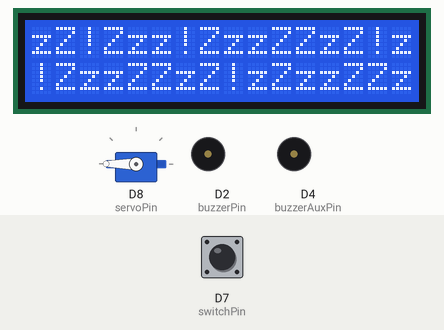
Simulated run of this sketch. Board: ESP8266 (NodeMCU). Parts: servo, 16×2 character LCD, buzzer (waves = sounding, pin HIGH). The test bench sets the inputs (shaded band); at power-on: D7 (switchPin) LOW. What the sketch prints to the serial monitor is not drawn.

Above: at 1.2 s.
1.3 s: D7 (switchPin) pulled HIGH for 0.15 s
At 2.8 s:
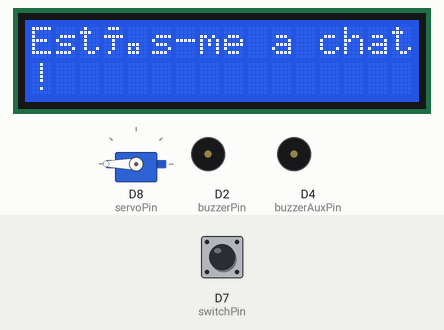
4.4 s: D7 (switchPin) pulled HIGH for 1 s
At 4.8 s:
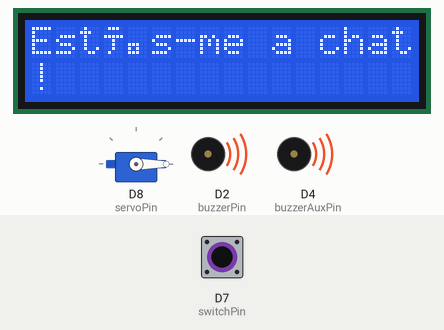
8.4 s: D7 (switchPin) pulled HIGH for 0.15 s
At 9.7 s:
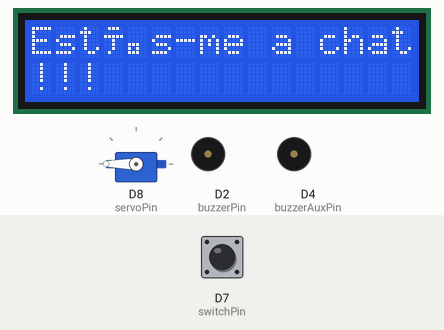
10.7 s: D7 (switchPin) pulled HIGH for 3.2 s
At 11.1 s:
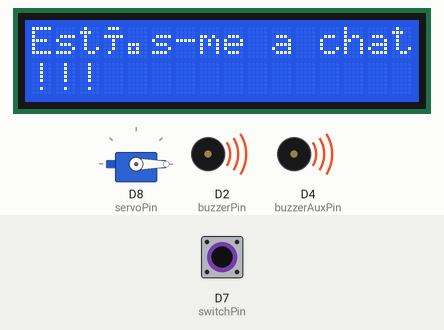
16.9 s: D7 (switchPin) pulled HIGH for 0.15 s
At 18.6 s:
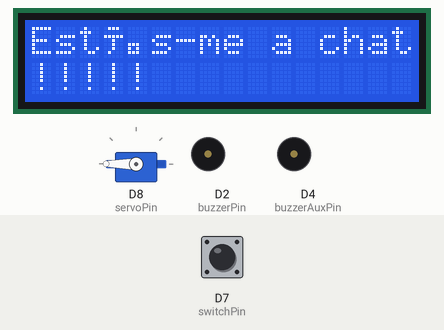
20.0 s: D7 (switchPin) pulled HIGH for 1 s
At 20.4 s:
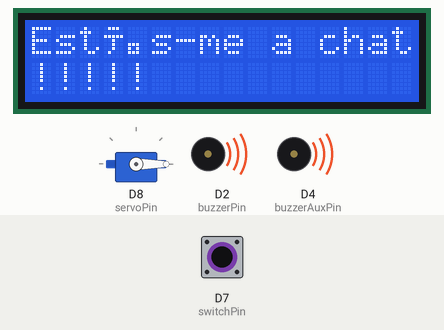
Timing chart, 0 to 23.0 s (numbered marks = the images above; inputs shaded):
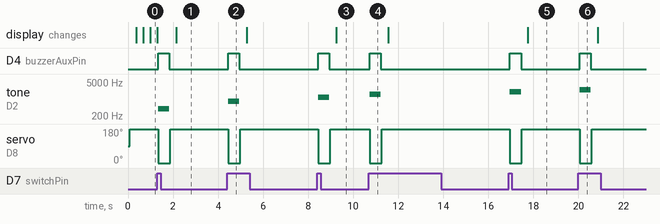

The sketch:

project_with_display.ino
```cpp
#include <Servo.h> // Include the Servo library 4
#include <Wire.h> // Librare used to locate the display
#include <LiquidCrystal_I2C.h>  // Used to interact with the display

const int servoPin = D8;
const int buzzerPin = D2; // Declare the buzzer
const int buzzerAuxPin = D4;
const int switchPin = D7;
int angryLevel = 0;
int lastValue = LOW;


Servo Servo1; // Create a servo object
LiquidCrystal_I2C lcd(0x27, 16, 2);

void setup() {
  Servo1.attach(servoPin);  // Bind pin to Servo
  pinMode(buzzerPin, OUTPUT); // Set buzzer as an output
  pinMode(buzzerAuxPin, OUTPUT);
  pinMode(switchPin, INPUT);  // Configure Pin to activate
  Serial.begin(9600);
  lastValue = -1; // Value to be used on the switch

  lcd.begin();  // initialize the LCD

}

void loop() {
  int sValue = digitalRead(switchPin);  // Read switch value
  Serial.print("Switch: ");
  Serial.print(sValue);
  Serial.print("; LastValue: ");
  Serial.println(lastValue);
  showScreen();
  if(sValue == HIGH && lastValue == 0){ // only operate if switch value was changed
    increaseAnger();
    closeButton();
    buzz();
  }else{
    hide();
  }

  if(lastValue != sValue) // find if switch was altered
    lastValue = sValue;
}


/* Manage Anger */
void increaseAnger(){
  if(angryLevel < 10)
    angryLevel++;
}

/* Update info on the screen */
void showScreen(){
  lcd.backlight();
  static int efect = 0; // static variable to produce effects

  if(angryLevel == 0){
     if(efect) // different lines to produce a sleeping result
      lcd.print("ZzzZZzZ!");
     else
      lcd.print("zZzzZZzz!");

     efect = !efect;
  }else if(angryLevel >=1 && angryLevel <= 7 || angryLevel == 9){
     lcd.clear();
     lcd.print("Estás-me a chatear!");
     lcd.setCursor(0, 1); // change lines
     int i;
     for(i=1;i<=angryLevel;i++)
      lcd.print("!");
  }
  else if(angryLevel == 8){
    lcd.clear();
    lcd.print("PARA!");
    lcd.setCursor(0, 1);
    lcd.print("Deixa-me!");
  }
  else if(angryLevel == 10){
    lcd.clear();
    lcd.print("Já chega, estou zangado!");
    lcd.setCursor(0, 1);
    lcd.print("Agora vais levar!");
  }
}

/* Turn off the switch */
void closeButton(){
  Servo1.write(0);
}

/* Hide the arm */
void hide(){
  Servo1.write(180);
}

/* Buzz or Alert anger */
void buzz(){
  if(angryLevel <= 0) return; // pre-condition
  Serial.println(angryLevel);

  if(angryLevel < 8 || angryLevel == 9){
    tone(buzzerPin, (400*angryLevel));
    digitalWrite(buzzerAuxPin, HIGH);
    delay(500);
  }else if(angryLevel == 8){
    for(int i=1000 ; i<(2000 + angryLevel * 100) ; i+=angryLevel){ // loop for to increase the sound frequency
         tone(buzzerPin, i);
         digitalWrite(buzzerAuxPin, HIGH);
         delay(10); //You can change the delay if you want to make it longer or shorter
    }
  }else{ // angryLevel 10
    int i;
    for(i=1000 ; i<(3000 + angryLevel * 100) ; i+=angryLevel){ // loop for to increase the sound frequency
         tone(buzzerPin, i);
         digitalWrite(buzzerAuxPin, HIGH);
         delay(10); //You can change the delay if you want to make it longer or shorter
    }
    for(; i>1000 ; i-=angryLevel){ // loop for to increase the sound frequency
         tone(buzzerPin, i);
         digitalWrite(buzzerAuxPin, HIGH);
         delay(10); //You can change the delay if you want to make it longer or shorter
    }
  }
  noTone(buzzerPin);     // Stop sound...
  digitalWrite(buzzerAuxPin, LOW);

}
```

Measured:
- after the input at 1.3 s, D4 (buzzerAuxPin): LOW → HIGH at once, → LOW 0.50 s later; tone on D2 (buzzerPin): silent → 400 Hz at once, → silent 0.50 s later; servo on D8 (servoPin): 180° → 0° at once, → 180° 0.54 s later
- after the input at 4.4 s, D4 (buzzerAuxPin): LOW → HIGH after 0.05 s, → LOW 0.50 s later; tone on D2 (buzzerPin): silent → 800 Hz after 0.05 s, → silent 0.50 s later; servo on D8 (servoPin): 180° → 0° after 0.05 s, → 180° 0.54 s later
- after the input at 8.4 s, D4 (buzzerAuxPin): LOW → HIGH at once, → LOW 0.50 s later; tone on D2 (buzzerPin): silent → 1200 Hz at once, → silent 0.50 s later; servo on D8 (servoPin): 180° → 0° at once, → 180° 0.54 s later; the display: changes after 0.85 s (image 3)
- after the input at 10.7 s, D4 (buzzerAuxPin): LOW → HIGH at once, → LOW 0.50 s later; tone on D2 (buzzerPin): silent → 1600 Hz at once, → silent 0.50 s later; servo on D8 (servoPin): 180° → 0° at once, → 180° 0.54 s later
- after the input at 16.9 s, D4 (buzzerAuxPin): LOW → HIGH after 0.05 s, → LOW 0.50 s later; tone on D2 (buzzerPin): silent → 2000 Hz after 0.05 s, → silent 0.50 s later; servo on D8 (servoPin): 180° → 0° after 0.05 s, → 180° 0.54 s later; the display: changes after 0.85 s (image 5)
- after the input at 20.0 s, D4 (buzzerAuxPin): LOW → HIGH after 0.05 s, → LOW 0.50 s later; tone on D2 (buzzerPin): silent → 2400 Hz after 0.05 s, → silent 0.50 s later; servo on D8 (servoPin): 180° → 0° after 0.05 s, → 180° 0.54 s later
